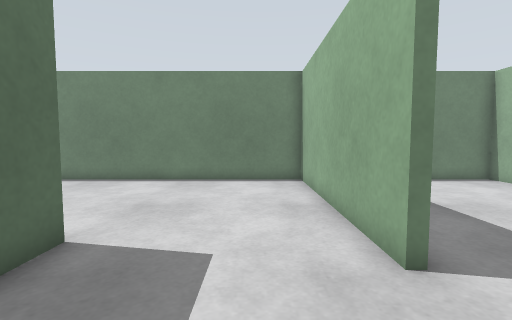
[1] (above)

12 first-person views from a walk through a robot-simulator world made for Gazebo. The camera is 0.88 m above the floor, tilts 4° down and sees 85° across. The floor is counted in squares, 0.5 m on a side. Each view is taken from the middle of a square. On the plan, view 1 faces up. The plan holds only what a view shows up to about 15 squares ahead; the rest is blank.

[2]
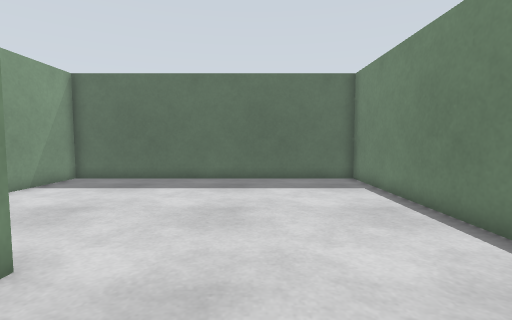

[3]
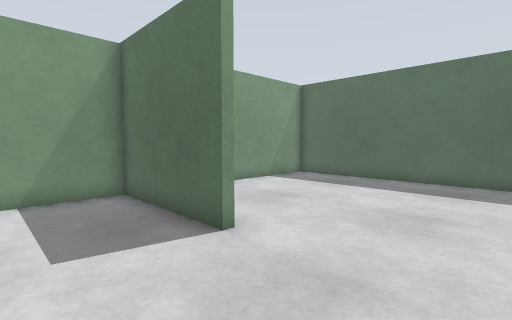

[4]
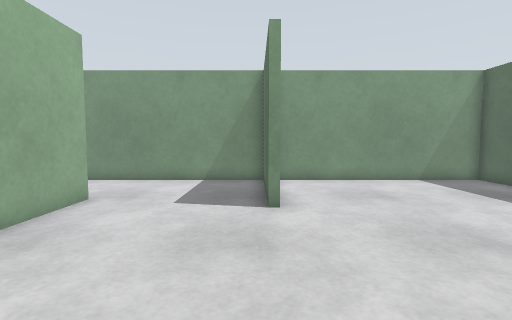

[5]
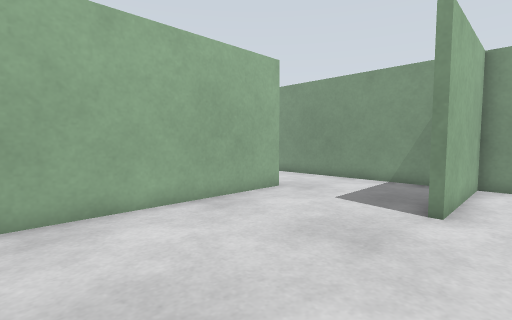

[6]
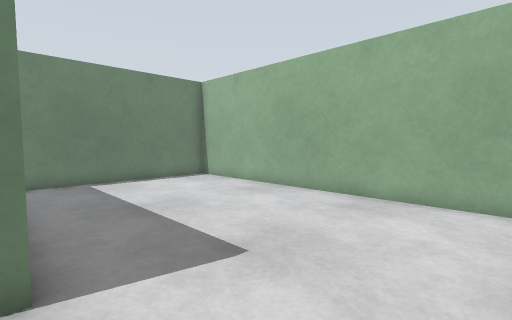

[7]
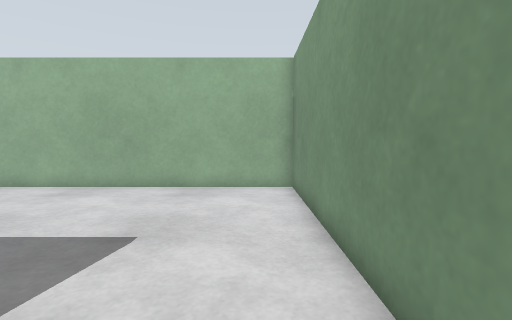

[8]
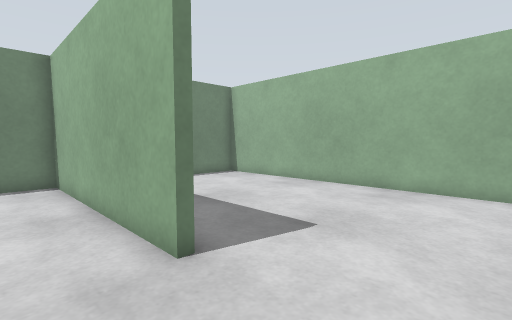

[9]
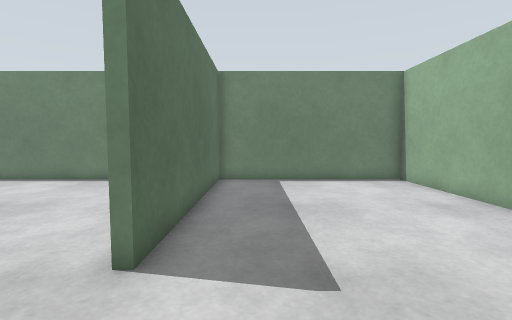

[10]
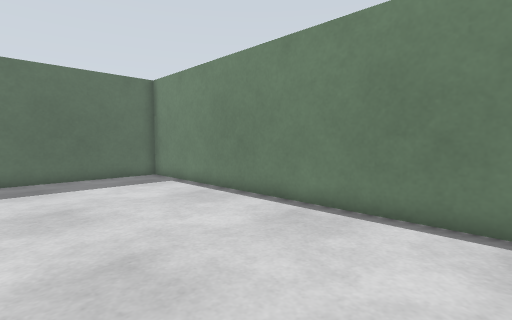

[11]
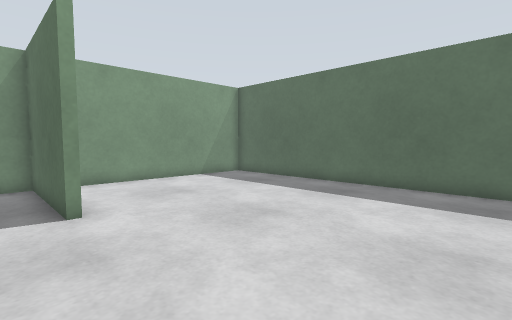

[12]
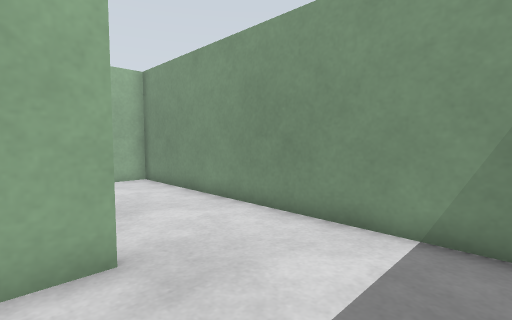

### Floor plan
Points are (right, up) in squares from view 1. A wall is a line through its corners. A room is listed if a view was taken in it or the views show most of it. See-through windows are left out.
Room 1 (views 1, 6, 7, 8)
walls: (2, 3.6) (2, 4.6); (-3.3, 4.8) (-3.3, -0.4) (2.6, -0.4)
ways out: opening at (-0.5, 4) to room 2; opening at (2, 1.5) to room 3
Room 2 (views 2, 3, 4, 5, 10, 11, 12)
walls: (2, 4.6) (2, 12.5) (-12.9, 12.5) (-12.9, -0.4) (-3.6, -0.4) (-3.6, 4.8) (-3.3, 4.8)
ways out: opening at (-0.5, 4) to room 1
Room 3 (view 9)
walls: (2.6, -0.4) (10.5, -0.4) (10.5, 12.5) (2.3, 12.5) (2.3, 3.6)
ways out: opening at (2, 1.5) to room 1

Positions as (right, up) in squares from view 1, and headings:
1: (0, 0), facing up
2: (0, 8), facing left
3: (0, 9), facing down-left
4: (-3, 12), facing down
5: (-5, 12), facing down-right
6: (2, 0), facing up-right
7: (0, 1), facing right
8: (0, 0), facing up-right
9: (4, 0), facing up
10: (1, 6), facing up-left
11: (-2, 12), facing down-left
12: (-2, 5), facing down-right
